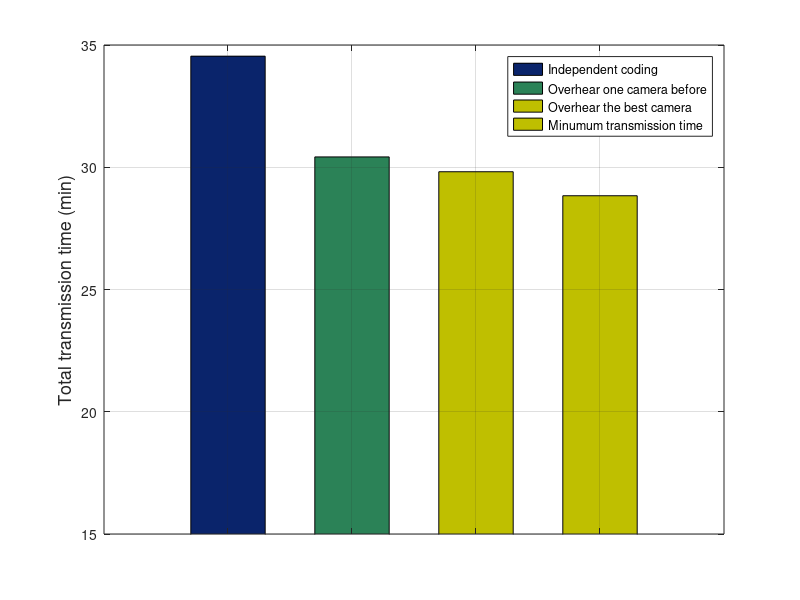

Write the MATLAB code that produced this figure.
clear;
close all;
name = { '1280*720' };
bar([2072590/60000 0 0 0], 'r','barwidth',0.6,'FaceColor',[0.04,0.14,0.42]);
hold on;
bar([0 1825350/60000 0 0], 'g','barwidth',0.6,'FaceColor',[0.17,0.51,0.34]);
hold on;
bar([0 0 1788990/60000 0], 'b','barwidth',0.6,'FaceColor',[0.75,0.75,0]);
hold on;
bar([0 0 0 1730100/60000], 'b','barwidth',0.6,'FaceColor',[0.75,0.75,0]);
set(gca,'xticklabel',' ');
%set(gcf,'color','none');
%set(gca,'color','none');
ylim([15.0 35.0]);
ylabel(gca,'Total transmission time (min)','FontSize',13);
legend('Independent coding','Overhear one camera before','Overhear the best camera','Minumum transmission time');
grid on;